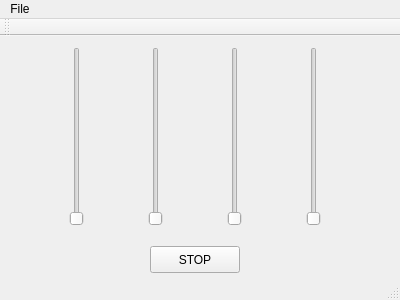
<?xml version="1.0" encoding="UTF-8"?>
<ui version="4.0">
 <class>MainWindow</class>
 <widget class="QMainWindow" name="MainWindow">
  <property name="geometry">
   <rect>
    <x>0</x>
    <y>0</y>
    <width>400</width>
    <height>300</height>
   </rect>
  </property>
  <property name="windowTitle">
   <string>Quadcopter Controller</string>
  </property>
  <widget class="QWidget" name="centralWidget">
   <widget class="QWidget" name="horizontalLayoutWidget">
    <property name="geometry">
     <rect>
      <x>0</x>
      <y>0</y>
      <width>391</width>
      <height>201</height>
     </rect>
    </property>
    <layout class="QHBoxLayout" name="horizontalLayout">
     <item>
      <widget class="QSlider" name="slider1">
       <property name="orientation">
        <enum>Qt::Vertical</enum>
       </property>
      </widget>
     </item>
     <item>
      <widget class="QSlider" name="slider2">
       <property name="orientation">
        <enum>Qt::Vertical</enum>
       </property>
      </widget>
     </item>
     <item>
      <widget class="QSlider" name="slider3">
       <property name="orientation">
        <enum>Qt::Vertical</enum>
       </property>
      </widget>
     </item>
     <item>
      <widget class="QSlider" name="slider4">
       <property name="orientation">
        <enum>Qt::Vertical</enum>
       </property>
      </widget>
     </item>
    </layout>
   </widget>
   <widget class="QPushButton" name="stopbutton">
    <property name="geometry">
     <rect>
      <x>150</x>
      <y>210</y>
      <width>90</width>
      <height>27</height>
     </rect>
    </property>
    <property name="text">
     <string>STOP</string>
    </property>
   </widget>
  </widget>
  <widget class="QMenuBar" name="menuBar">
   <property name="geometry">
    <rect>
     <x>0</x>
     <y>0</y>
     <width>400</width>
     <height>23</height>
    </rect>
   </property>
   <widget class="QMenu" name="menuFile">
    <property name="title">
     <string>File</string>
    </property>
    <addaction name="actionOpen_IP"/>
   </widget>
   <addaction name="menuFile"/>
  </widget>
  <widget class="QToolBar" name="mainToolBar">
   <attribute name="toolBarArea">
    <enum>TopToolBarArea</enum>
   </attribute>
   <attribute name="toolBarBreak">
    <bool>false</bool>
   </attribute>
  </widget>
  <widget class="QStatusBar" name="statusBar"/>
  <action name="actionOpen_IP">
   <property name="text">
    <string>Open IP</string>
   </property>
  </action>
 </widget>
 <layoutdefault spacing="6" margin="11"/>
 <resources/>
 <connections/>
</ui>
